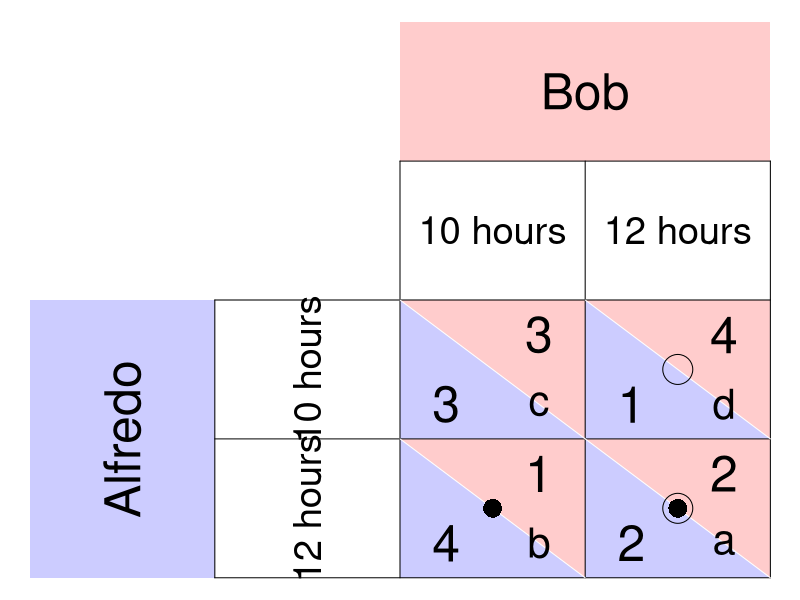

Here is the R script that generated this plot:
require(ggplot2)
require(shape)
pdf(file = "society/matrix_fishermen_labeled.pdf", width = 9, height = 7)

par(mar =  c(0, 0, 0, 0))
xlims <- c(0, 8)
ylims <- c(0, 8)

#TextSizes
PlayerSize <- 3
StratSize <- 2.3
PayoffSize <- 3
LabelSize <- 2.5
p1fadelevel <- 0.2
p2fadelevel <- 0.2

#Payoffs are listed as c("NW", "SW", "NE", "SE")

#Considerations for Player 1
P1Name <- c("Alfredo")
P1Strat <- c("10 hours", "12 hours")
P1Payoffs <- c("3", "4", "1", "2")
P1BR1 <- c("SW") #Must be NW or SW - the BR prints accordingly. 
P1BR2 <- c("SE") #Must be NE or SE - the BR prints accordingly. 
P1bestsize <- 2.5 #Adjusts size of point indicating best response of P1
#NW = (5, 3); SW = (5,1); NE = (7, 3); SE = (7, 1)

#Considerations for Player 2
P2Name <- c("Bob")
P2Strat <- c("10 hours", "12 hours")
P2Payoffs <- c("3", "1", "4", "2")
P2BR1 <- c("NE") #Must be NW or SW - the BR prints accordingly. 
P2BR2 <- c("SE") #Must be NE or SE - the BR prints accordingly. 
P2bestsize <- 4 #Adjusts size of circle indicating best response of P1

plot(0, 0, xlim = xlims, ylim = ylims, type = "n",
     xlab = expression(""),
     ylab = expression(""),
     xaxt = "n", 
     yaxt = "n", 
     cex.lab = 2, 
     bty = "n")



#Color and label for Player 1 and their strategies
polygon(c(0,0,2,2,0), c(0,4,4,0,0), col=rgb(0, 0, 1, p1fadelevel), density=NULL, border = NA)
text(1, 2, P1Name[1], srt = 90, cex = PlayerSize)

text(3, 3, P1Strat[1], cex = StratSize, srt = 90)
text(3, 1, P1Strat[2], cex = StratSize, srt = 90)


#Color and label for Player 2
polygon(c(4,4,8,8,4), c(8,6,6,8,8), col=rgb(1, 0, 0, p2fadelevel), density=NULL, border = NA)
text(6, 7, P2Name[1], cex = PlayerSize)

text(5, 5, P2Strat[1], cex = StratSize)
text(7, 5, P2Strat[2], cex = StratSize)

#NorthWest cell 
#P1
polygon(c(4,4,6,4), c(4,2,2,4), col=rgb(0, 0, 1, p1fadelevel), density=NULL, border = NA)
#P2
polygon(c(4,6,6,4), c(4,4,2,4), col=rgb(1, 0, 0, p2fadelevel), density=NULL, border = NA)

#P1
text(4.5, 2.5, P1Payoffs[1], cex = PayoffSize)
#P2
text(5.5, 3.5, P2Payoffs[1], cex = PayoffSize)

#SouthWest cell  
#P1
polygon(c(4,4,6,4), c(2,0,0,2), col=rgb(0, 0, 1, p1fadelevel), density=NULL, border = NA)
#P2
polygon(c(4,6,6,4), c(2,2,0,2), col=rgb(1, 0, 0, p2fadelevel), density=NULL, border = NA)

#P1
text(4.5, 0.5, P1Payoffs[2], cex = PayoffSize)
#P2
text(5.5, 1.5, P2Payoffs[2], cex = PayoffSize)


#NorthEast cell 
#P1
polygon(c(6,6,8,6), c(4,2,2,4), col=rgb(0, 0, 1, p1fadelevel), density=NULL, border = NA)
#P2
polygon(c(6,8,8,6), c(4,4,2,4), col=rgb(1, 0, 0, p2fadelevel), density=NULL, border = NA)
#P1
text(6.5, 2.5, P1Payoffs[3], cex = PayoffSize)
#P2
text(7.5, 3.5, P2Payoffs[3], cex = PayoffSize)

#SouthEast cell 
#P1
polygon(c(6,6,8,6), c(2,0,0,2), col=rgb(0, 0, 1, p1fadelevel), density=NULL, border = NA)
#P2
polygon(c(6,8,8,6), c(2,2,0,2), col=rgb(1, 0, 0, p2fadelevel), density=NULL, border = NA)
#P1
text(6.5, 0.5, P1Payoffs[4], cex = PayoffSize)
#P2
text(7.5, 1.5, P2Payoffs[4], cex = PayoffSize)


#Lines for the Table
segments(8, 0, 8, 6, lty = 1, col = "black")
segments(4, 6, 8, 6, lty = 1, col = "black")
segments(2, 0, 2, 4, lty = 1, col = "black")
segments(2, 0, 8, 0, lty = 1, col = "black")
segments(2, 4, 8, 4, lty = 1, col = "black")
segments(4, 0, 4, 6, lty = 1, col = "black")
segments(2, 2, 8, 2, lty = 1, col = "black")
segments(6, 0, 6, 6, lty = 1, col = "black")

#Diagonals
#NW
segments(4, 4, 6, 2, lty = 1, col = "white")
#NE
segments(6, 4, 8, 2, lty = 1, col = "white")
#SW
segments(4, 2, 6, 0, lty = 1, col = "white")
#Se
segments(6, 2, 8, 0, lty = 1, col = "white")


#Best responses 
#P1 
if (P1BR1[1] == "NW"){
  points(5, 3, pch = 16, col = "black", cex = P1bestsize)
} else{points(5, 1, pch = 16, col = "black", cex = P1bestsize)
}

if (P1BR2[1] == "NE"){
  points(7, 3, pch = 16, col = "black", cex = P1bestsize)
} else{points(7, 1, pch = 16, col = "black", cex = P1bestsize)
}


#P2
if (P2BR1[1] == "NW"){
  points(5, 3, pch = 1, col = "black", cex = P2bestsize)
} else{points(7, 3, pch = 1, col = "black", cex = P2bestsize)
}

if (P2BR2[1] == "SW"){
  points(5, 3, pch = 1, col = "black", cex = P2bestsize)
} else{points(7, 1, pch = 1, col = "black", cex = P2bestsize)
}

#label point for UPF in NW
text(5.5, 2.5, expression(c), cex = LabelSize)
#label point for UPF in SW
text(5.5, 0.5, expression(b), cex = LabelSize)
#label point for UPF in NE
text(7.5, 2.5, expression(d), cex = LabelSize)
#label point for UPF in SE
text(7.5, 0.5, expression(a), cex = LabelSize)


dev.off()
